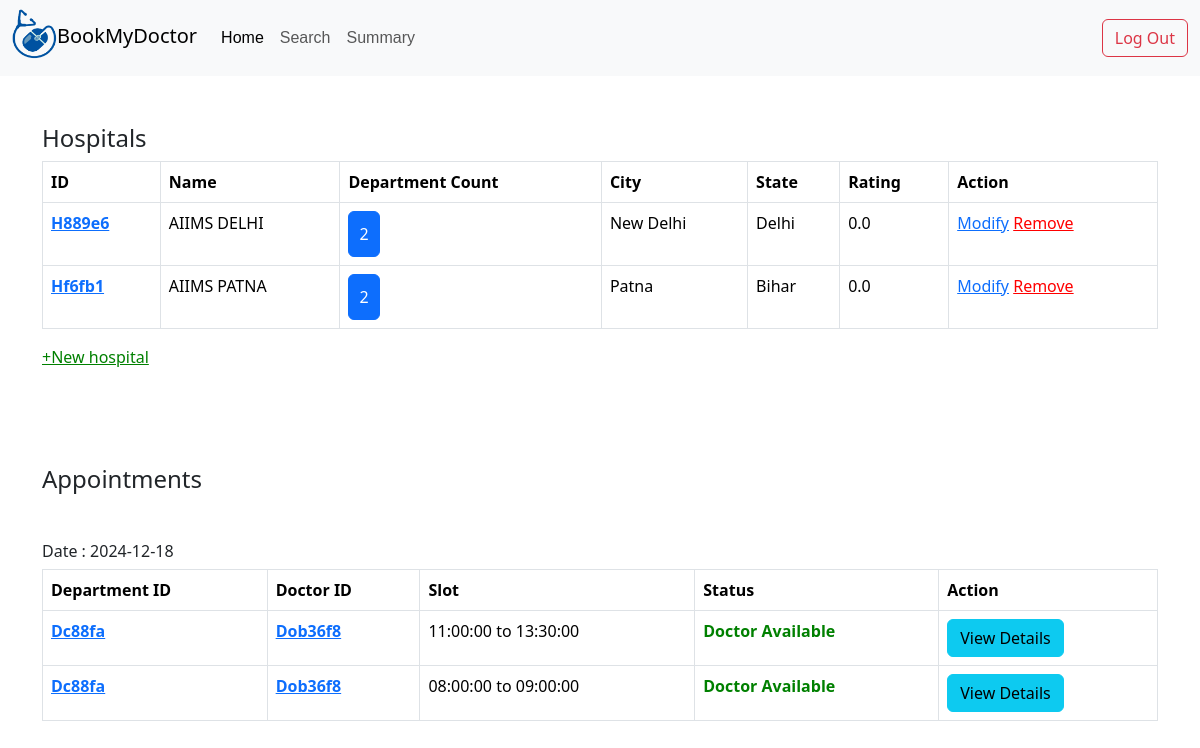
The app's page /admin/dashboard with its own data.
### application/models.py (models this page shows)
class Hospital(db.Model):
    id=db.Column(db.String(),primary_key=True)
    name=db.Column(db.String())
    state=db.Column(db.String())
    city=db.Column(db.String())
    nDept=db.Column(db.Integer,default=0)
    rating=db.Column(db.Float,default=0)
    departments=db.relationship('Department',backref='hospital')

class Appointment(db.Model):
    id=db.Column(db.String(),primary_key=True)
    date=db.Column(db.Date)
    slotid=db.Column(db.String(),db.ForeignKey('slots.id'))
    availability=db.Column(db.Boolean,default=True)
    message=db.Column(db.String(),default='Available')
    tokenCount=db.Column(db.Integer,default=0)
    patientlists=db.relationship('Patientlist',backref='appointment')

class Deptdoc(db.Model):
    id=db.Column(db.String(),primary_key=True)
    deptid=db.Column(db.String(),db.ForeignKey('department.id'))
    docid=db.Column(db.String(),db.ForeignKey('doctor.id'))
    days=db.relationship('Days',backref='deptdoc')

class Slots(db.Model):
    id=db.Column(db.String(),primary_key=True)
    daysid=db.Column(db.String(),db.ForeignKey('days.id'))
    from_=db.Column(db.Time)
    to=db.Column(db.Time)
    appointments=db.relationship('Appointment',backref='slots')

### application/controllers.py (the view)
@app.route('/admin/dashboard',methods=['GET','POST'])
def adminDashboard():
    deptdocs=[]
    for i in Deptdoc.query.all():
        deptdocs.append((i,Doctor.query.get(i.docid)))
    today=datetime.date.today()
    monthly_booking={}
    for i in range(0,31):
        date=today+datetime.timedelta(days=i)
        appointments=Appointment.query.filter_by(date=date).all()
        daily_booking=[]
        for a in appointments:
            s=Slots.query.get(a.slotid)
            d=Days.query.get(s.daysid)
            dd=Deptdoc.query.get(d.ddid)
            daily_booking.append((a,dd,s))
        monthly_booking[date]=daily_booking
    return render_template('admin_dash.html',hospitals=Hospital.query.all(),deptdocs=deptdocs,departments=Department.query.all(),monthly_booking=monthly_booking)

### templates/admin_dash.html (shortened to what this page needs)
{%extends 'adminbase.html'%}
{%block content%}
    <div class="container table-responsive mt-5" id="hospitals">
        <h4>Hospitals</h4>
      {%if hospitals|length%}
      <table class="table  table-bordered table-hover">
        <thead>
          <tr>
            <th scope="col">ID</th>
            <th scope="col">Name</th>
            <th scope="col">Department Count</th>
            <th scope="col">City</th>
            <th scope="col">State</th>
            <th scope="col">Rating</th>
            <th scope="col">Action</th>
          </tr>
        </thead>
        <tbody>
        {%for hospital in hospitals%}
          <tr>
            <th scope="row"><a href="/{{hospital.id}}/hospital/details">{{hospital.id}}</a></th>
            <td>{{hospital.name}}</td>
            <td ><button class="btn btn-primary catBtn" value="{{hospital.id}}">{{hospital.nDept}}</button></td>
            <td>{{hospital.city}}</td>
            <td>{{hospital.state}}</td>
            <td>{{hospital.rating}}</td>
            <td><a href="/{{hospital.id}}/hospital/modify">Modify</a> <a href="/{{hospital.id}}/hospital/remove" style="color:red">Remove</a></td>
          </tr>
        {%endfor%}
        </tbody>
      </table>
      {%else%}
      <h5>Oops! No hospitals added yet.</h5>
      {%endif%}
      <a href="/hospital/create" style="color:green">+New hospital</a>
      </div>
      <br><br>
      <br><br>
      <h4 class="container">Appointments</h4>
      {%for date in monthly_booking%}
      {%if monthly_booking[date]|length%}
      <div class="container table-responsive mt-5 mb-3">
        <h6>Date : {{date}}</h6>
      <table class="table table-bordered table-hover">
        <thead>
          <tr>
            <th scope="col">Department ID</th>
            <th scope="col">Doctor ID</th>
            <th scope="col">Slot</th>
            <th scope="col">Status</th>
            <th scope="col">Action</th>
          </tr>
        </thead>
        <tbody>
        {%for appoint,deptdoc,slot in monthly_booking[date]%}
          <tr>
            <th scope="row"><a href="/{{deptdoc.deptid}}/department/details">{{deptdoc.deptid}}</a></th>
            <th scope="row"><a href="/{{deptdoc.docid}}/doctor/details">{{deptdoc.docid}}</a></th>
            <td>{{slot.from_}} to {{slot.to}}</td>
            {%if appoint.availability%}<td style="color: green; font-weight: bold;">Doctor Available</td>{%else%}<td style="color:red;font-weight: bold;">Appointment Cancelled<br>{{appoint.message}}{%endif%}</td>
            <td><a type="button" class="btn btn-info" href="/{{appoint.id}}/appointment/details">View Details</a></td>
          </tr>
        {%endfor%}
        </tbody>
      </table>
      </div>
      {%endif%}
      {%endfor%}
{%endblock%}

### static/detailsbase.css (style rules this page uses)
.btn.btn.btn-primary { padding: 10px; }

### records on screen
Hospital: id "H889e6", name "AIIMS DELHI", nDept "2", city "New Delhi", state "Delhi", rating "0.0"
Hospital: id "Hf6fb1", name "AIIMS PATNA", nDept "2", city "Patna", state "Bihar", rating "0.0"
Appointment: deptid "Dc88fa", docid "Dob36f8", from_ "11:00:00", to "13:30:00", availability "Doctor Available"
Appointment: deptid "Dc88fa", docid "Dob36f8", from_ "08:00:00", to "09:00:00", availability "Doctor Available"

### other values on screen
{{ date }} "2024-12-18"
